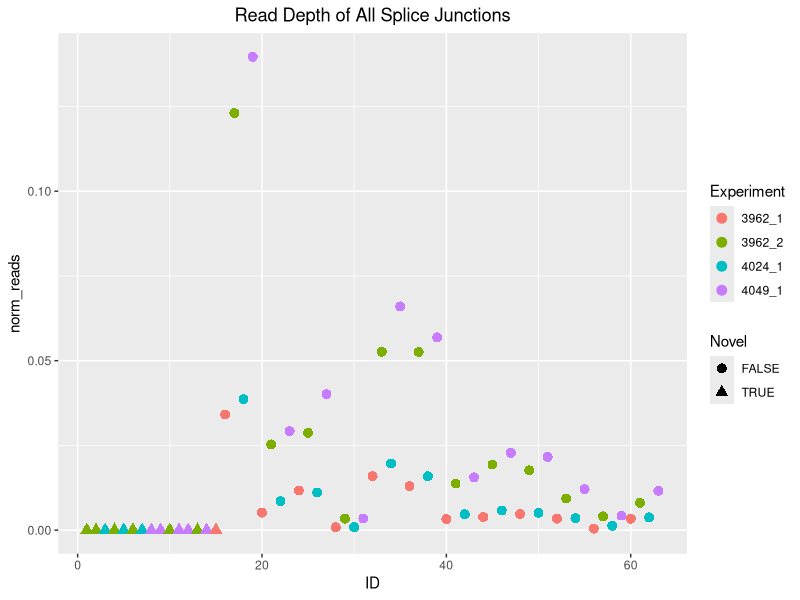
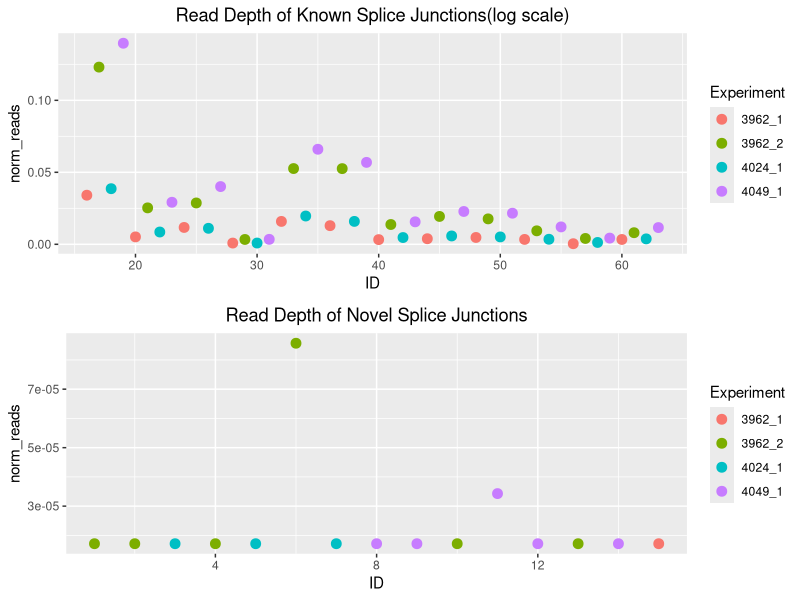
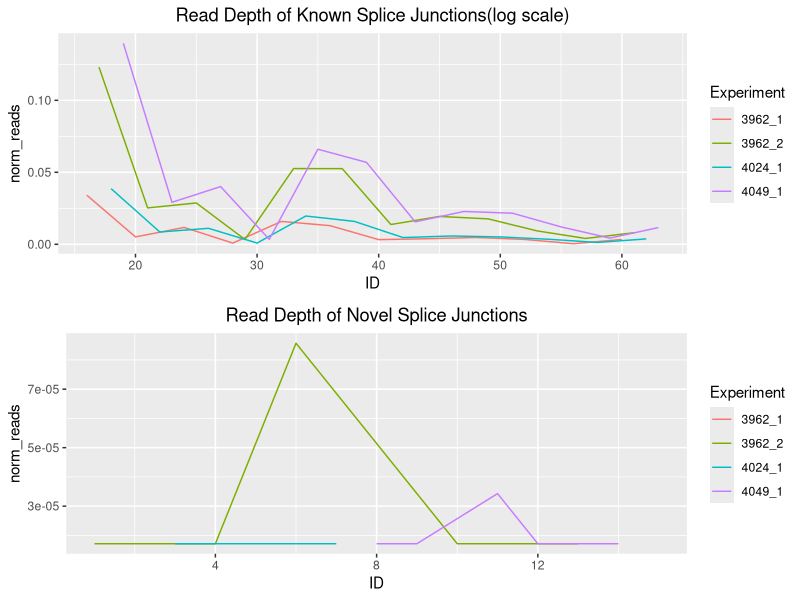

Recreate these plots in R, in order.
## ---- chunk 1
knitr::opts_chunk$set(echo = TRUE)
## ---- chunk 2
# Required libraries
library(ggplot2)
library(gridExtra)
## ---- chunk 3
# Load in the data from previous analysis.
dscamSJs <- read.csv(file="dscam_sjs.csv")
## ---- chunk 4
# Create a useful subset and rename columns to be easier to work with.
graf <- dscamSJs[,c(3,4,8,11,12)]
id <- 1:63
graf <- cbind(graf, id)
colnames(graf) <- c("start", "end", "reads","Experiment", "Novel", "ID")
sumofreads <- sum(graf$reads)
norm_reads <- graf$reads/sumofreads
graf2 <- cbind(graf, norm_reads)
## ---- chunk 5
write.csv(graf2, file = "norm_reads.csv")
## ---- chunk 6
ggplot(graf2, aes(x=ID, y=norm_reads)) +
  geom_point(aes(colour = Experiment, shape = Novel), size = 3)+
    scale_shape_manual(values = c(16, 17)) +
  ggtitle("Read Depth of All Splice Junctions")+
  theme(plot.title = element_text(hjust = 0.5))
## ---- chunk 7
write.csv(graf2, file="norms.csv")
## ---- chunk 8
indb <- graf2[c(16:63), ]
nov <- graf2[c(1:15), ]

g1 <- ggplot(indb, aes(x=ID, y=norm_reads)) +
  geom_point(aes(colour = Experiment), size = 3)+
  ggtitle("Read Depth of Known Splice Junctions(log scale)")+
  theme(plot.title = element_text(hjust = 0.5))
g2 <- ggplot(nov, aes(x=ID, y=norm_reads)) +
  geom_point(aes(colour = Experiment), size = 3)+
  ggtitle("Read Depth of Novel Splice Junctions")+
  theme(plot.title = element_text(hjust = 0.5))
grid.arrange(g1, g2, ncol=1)
## ---- chunk 9
g1 <- ggplot(indb, aes(x=ID, y=norm_reads)) +
  geom_line(aes(colour = Experiment))+
  ggtitle("Read Depth of Known Splice Junctions(log scale)")+
  theme(plot.title = element_text(hjust = 0.5))
g2 <- ggplot(nov, aes(x=ID, y=norm_reads)) +
  geom_line(aes(colour = Experiment))+
  ggtitle("Read Depth of Novel Splice Junctions")+
  theme(plot.title = element_text(hjust = 0.5))
grid.arrange(g1, g2, ncol=1)
